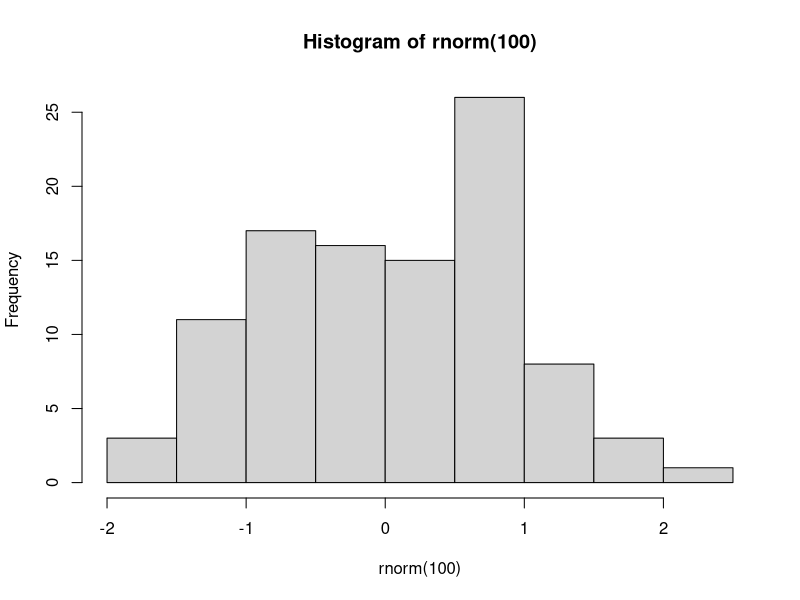

Reproduce this figure in R.
pdf("xh.pdf")  # 그래픽을 출력할 파일을 지정
hist(rnorm(100))  # 100 N(0,1) 변수를 생성해 히스토그램을 그림
dev.off()  # 출력할 파일ㅇ르 닫음
